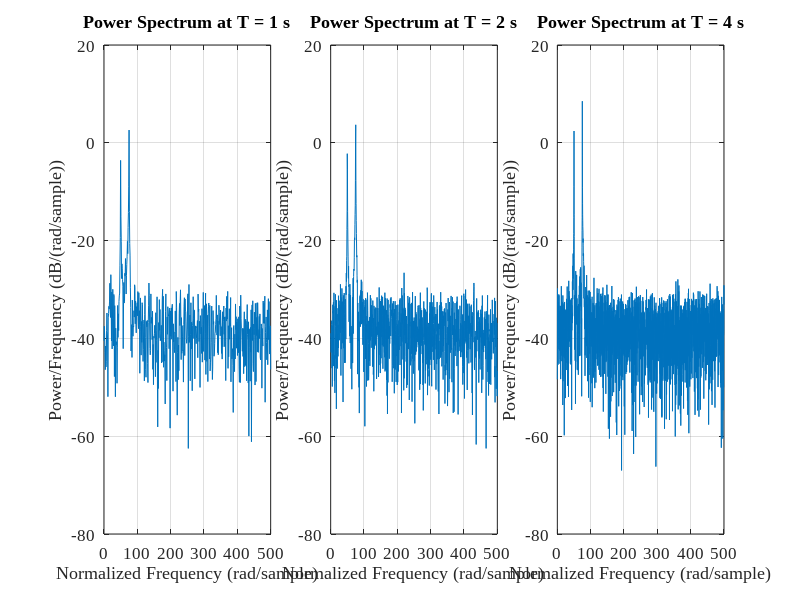

MATLAB code to generate this figure:
clear all;
clc;

% Signal Parameters
w1 = 100 * pi;  % Angular frequency for the sine component (rad/s)
w2 = 150 * pi;  % Angular frequency for the cosine component (rad/s)
noiseVariance = 0.1;  % Variance of white Gaussian noise
signalLengths = [1, 2, 4];  % Array of different signal lengths in seconds

% Sampling
sampleRate = 1000;  % Fixed sample rate

% Set up the figure
figure;
set(gcf, 'Position', [200, 200, 2000, 600]);  % Set the figure window position and size

% Generate and analyze the signal at different signal lengths
for i = 1:length(signalLengths)
    signalLength = signalLengths(i);
    timeVector = 0:1/sampleRate:signalLength-1/sampleRate;  % Time vector for sampling

    % Signal Definition
    signal = sin(w1 * timeVector) + 2 * cos(w2 * timeVector) + sqrt(noiseVariance) * randn(size(timeVector));

    % Plot the periodogram
    subplot(1, 3, i);
    periodogram(signal, rectwin(length(signal)), [], sampleRate, 'power');
    title(['Power Spectrum at T = ', num2str(signalLength), ' s'], 'FontSize', 14, 'FontName', 'Times New Roman');
    xlabel('Normalized Frequency (rad/sample)', 'FontName', 'Times New Roman');
    ylabel('Power/Frequency (dB/(rad/sample))', 'FontName', 'Times New Roman');
    set(gca, 'FontSize', 12, 'FontName', 'Times New Roman');
end
